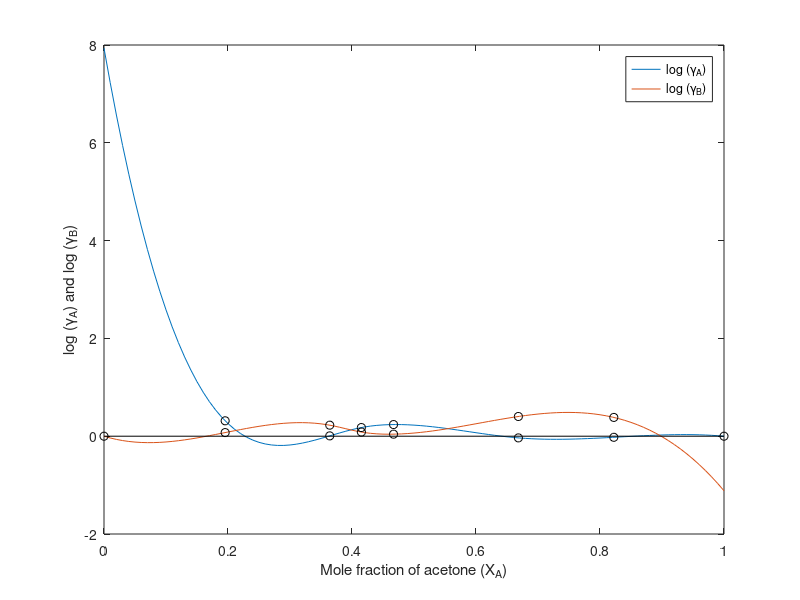

The MATLAB source for this figure:
x_cal = 0:0.1:1;
RI_cal = [ 1.355855 1.355955 1.355754;
        1.368868 1.368868 1.368167;
        1.386585 1.387086 1.387987;
        1.404603 1.403502 1.404803;
        1.42092 1.420019 1.42172;
        1.44174 1.44164 1.444843;
        1.447446 1.449348 1.447947;
        1.459058 1.45155 1.459258;
        1.475474 1.475975 1.475774;
        1.488988 1.487886 1.488887;
        1.496195 1.497196 1.496495;
    ];

RI_mean = (RI_cal(:,1) + RI_cal(:,2) + RI_cal(:,3))/3;

X = ones(11,2);
X(:,2) = x_cal;
coef = X\RI_mean;

RI_raw = [ 1.380679 1.379178 1.379478 1.386886 1.385985 1.389488;
        1.399298 1.400199 1.399999 1.408007 1.41181 1.412411;
        1.408707 1.404103 1.404904 1.438637 1.44094 1.440539;
        1.411911 1.418517 1.418918 1.448347 1.445945 1.447846;
        1.435834 1.436135 1.433933 1.453852 1.454553 1.455154;
        1.447146 1.450049 1.45105 1.477476 1.478177 1.477076;
    ];

RI_v = (RI_raw(:,1) + RI_raw(:,2) + RI_raw(:,3))/3;

RI_l = (RI_raw(:,4) + RI_raw(:,5) + RI_raw(:,6))/3;

V_v = (RI_v - coef(1))/coef(2);

V_l = (RI_l - coef(1))/coef(2);

rho_A = 729;
rho_B = 879;
M_A = 58.08;
M_B = 78.11;

Y_A = 1 - (V_v.*rho_B./M_B)./(V_v.*rho_B./M_B + (1-V_v).*rho_A./M_A)
X_A = 1 - (V_l.*rho_B/M_B)./(V_l.*rho_B/M_B + (1-V_l).*rho_A/M_A)

K_A = Y_A./X_A;
K_B = (1-Y_A)./(1-X_A)

P=1; %1bar or approximately 1 atm
A_A = 14.3145;
B_A = 2756.22;
C_A = 228.060;

T = [58.2; 59.9; 60.8; 63.0; 65.2; 68.1];

P_As = exp(A_A - B_A./(T+C_A))/100;

A_B = 13.7819;
B_B = 2726.81;
C_B = 217.572;

P_Bs = exp(A_B - B_B./(T+C_B))/100;


gamma_A = K_A.*P./P_As;
gamma_B = K_B.*P./P_Bs;
ln_gamma_A = log(gamma_A)
ln_gamma_B = log(gamma_B)

Y_ln = log(gamma_B./gamma_A);

R = 8.314;

G_E = R.*(273+T).*(X_A.*ln_gamma_A + (1-X_A).*ln_gamma_B)
G_E_RT = G_E./(R.*T);

x = zeros(8,1);
x(2:7) = X_A;
x(1) = 1;
xx = 0:0.01:1;
y_g_A = zeros(7,1);
y_g_A(2:7) = ln_gamma_A;

y_g_B = zeros(7,1);
y_g_B(1:6) = ln_gamma_B;
spline_y_A = spline(x(1:7), y_g_A, xx);
spline_y_B = spline(x(2:8), y_g_B, xx);


plot(xx, spline_y_A)
hold on
plot(xx, spline_y_B)
plot(x(1:7),y_g_A, 'ko')
plot(x(2:8),y_g_B, 'ko')
plot([0 1], [0 0], 'k-')
legend('log (\gamma_A)', 'log (\gamma_B)')
ylabel('log (\gamma_A) and log (\gamma_B)')
xlabel("Mole fraction of acetone (X_A)")
hold off

Y_ln = spline_y_B - spline_y_A;

% uncomment this code for graph 2
% hold on
% plot(xx(2:100),Y_ln(2:100))
% xlabel("Mole fraction of acetone (X_A)")
% ylabel("log (\gamma_2/\gamma_1)")
% plot([0 1], [0 0], 'k-')
% hold off

area = trapz(xx(2:100),Y_ln(2:100))

% Van Larr
a = ln_gamma_A.*(1 + ((1-X_A).*ln_gamma_B)./(X_A.*ln_gamma_A)).^2
b = ln_gamma_B.*(1 + (X_A.*ln_gamma_A)./((1-X_A).*ln_gamma_B)).^2